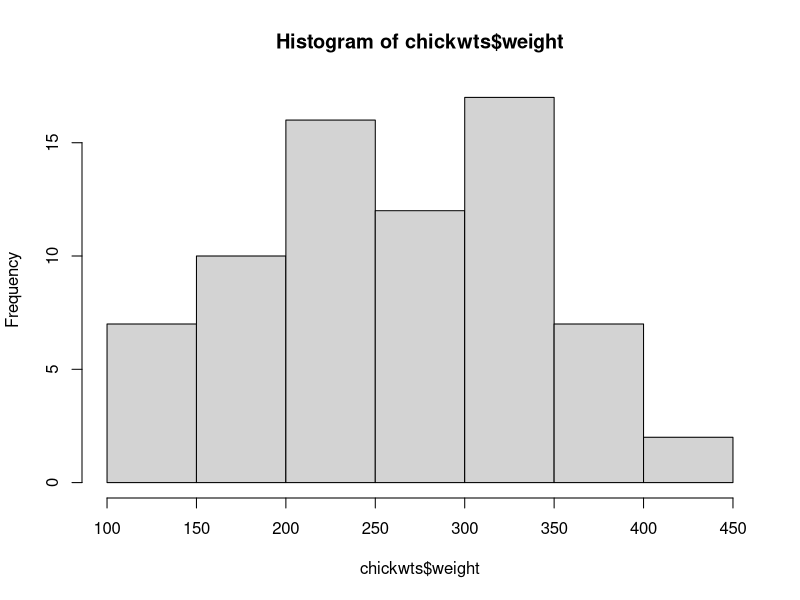
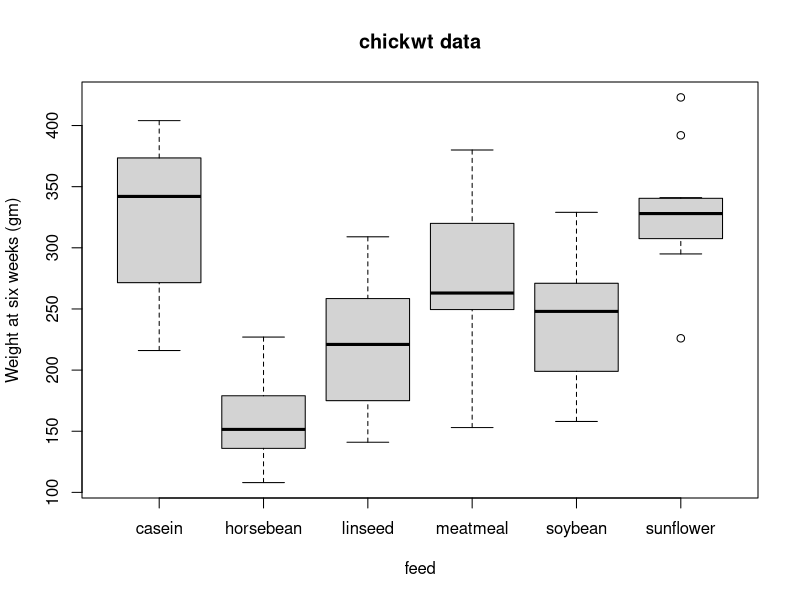

The R script that drew these images, in order:
## ---- chunk 1
data("chickwts")
## ---- chunk 2
head(chickwts)
## ---- chunk 3
hist(chickwts$weight)
## ---- chunk 4
boxplot(weight ~ feed, data = chickwts, col = "lightgray",
    main = "chickwt data",
    ylab = "Weight at six weeks (gm)")
